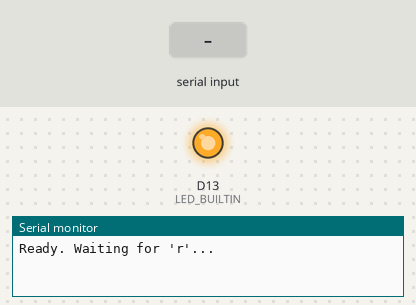
Recording of a sketch running on a simulated Arduino Zero (SAMD21). Parts: output pins drawn as LEDs (lit = HIGH), the last lines printed to the serial monitor. The inputs (shaded band) are chosen by the test bench.

Above: at 1.2 s.
1.3 s: "r" received over Serial
At 1.6 s:
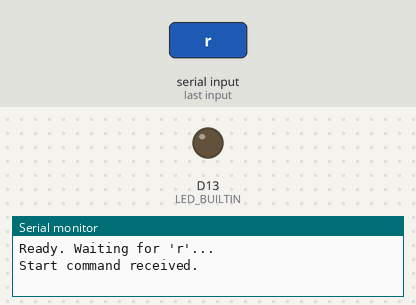
2.8 s: "g" received over Serial
Timing chart, 0 to 5.8 s (numbered marks = the images above; inputs shaded):
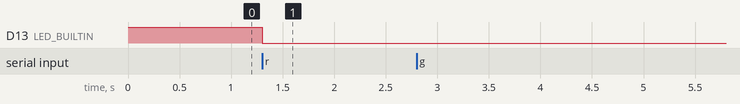

The sketch:

Code_Arduino.ino
```cpp
bool started = false;
unsigned long t0 = 0;

#define GAUGE_PIN A0

// Calibration (à ajuster)
const int OFFSET = 512;
const float GAIN = 0.005f;

void setup() {
  pinMode(LED_BUILTIN, OUTPUT);
  digitalWrite(LED_BUILTIN, HIGH);

  Serial.begin(1000000);
  Serial.println("Ready. Waiting for 'r'...");
}

void loop() {

  if (Serial.available()) {
    char c = (char)Serial.read();

    // ----- START -----
    if (!started && (c == 'r' || c == 'R')) {
      started = true;
      t0 = millis();
      digitalWrite(LED_BUILTIN, LOW);
      Serial.println("Start command received.");
      Serial.flush();
    }

    // ----- GET SAMPLE -----
    if (started && c == 'g') {

      unsigned long t = millis() - t0;
      int raw = analogRead(GAUGE_PIN);

      float calibrated = (raw - OFFSET) * GAIN;

      char buffer[32];
      sprintf(buffer, "%lu,%.3f", t, calibrated);

      Serial.println(buffer);
      Serial.flush();
    }

    // ----- SOFTWARE RESET (UNO R4) -----
    if (c == 'x') {
      Serial.println("Software reset requested...");
      Serial.flush();
      NVIC_SystemReset();   // reset matériel Cortex-M
    }
  }
}
```

Measured:
- after the input at 1.3 s, D13 (LED_BUILTIN): HIGH → LOW at once
